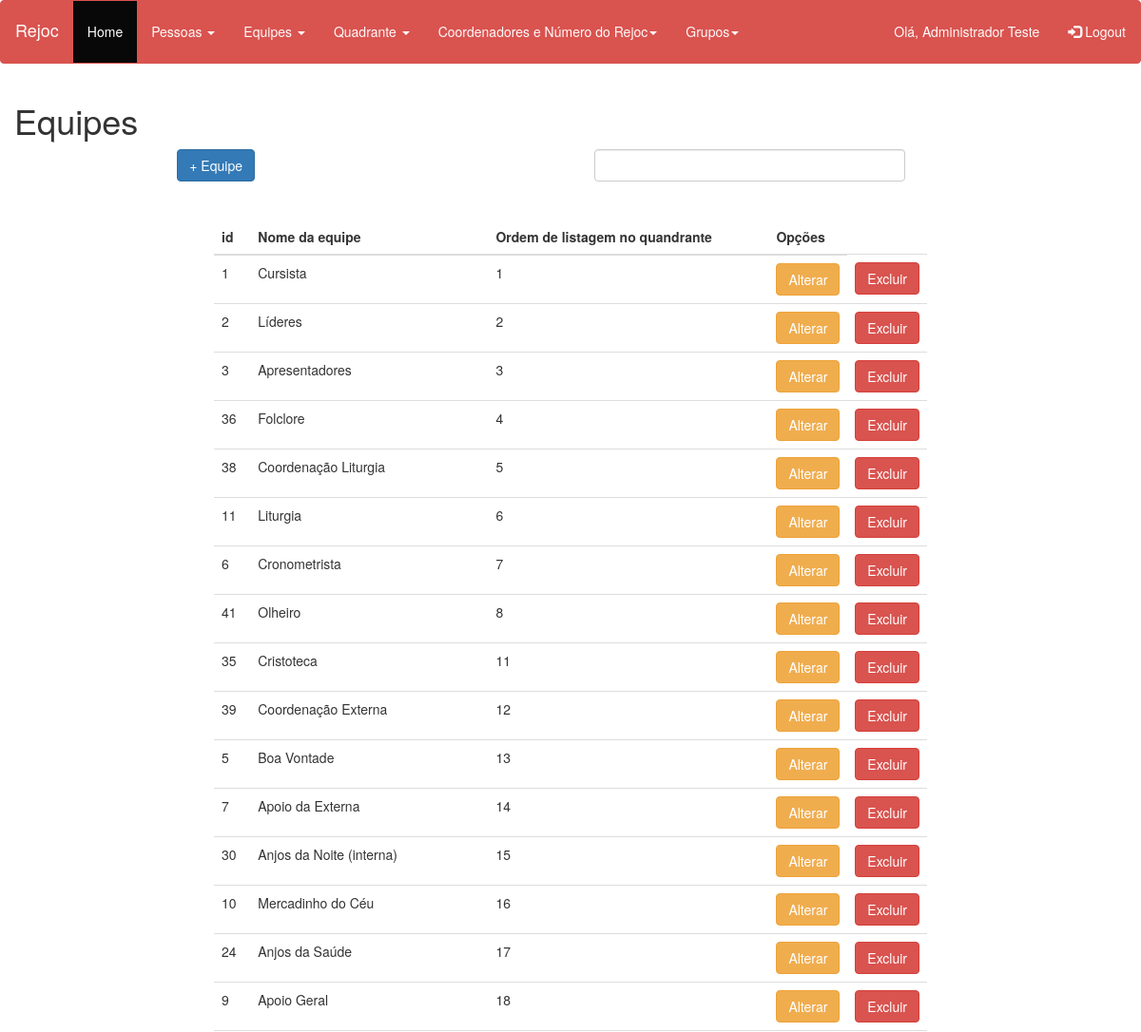
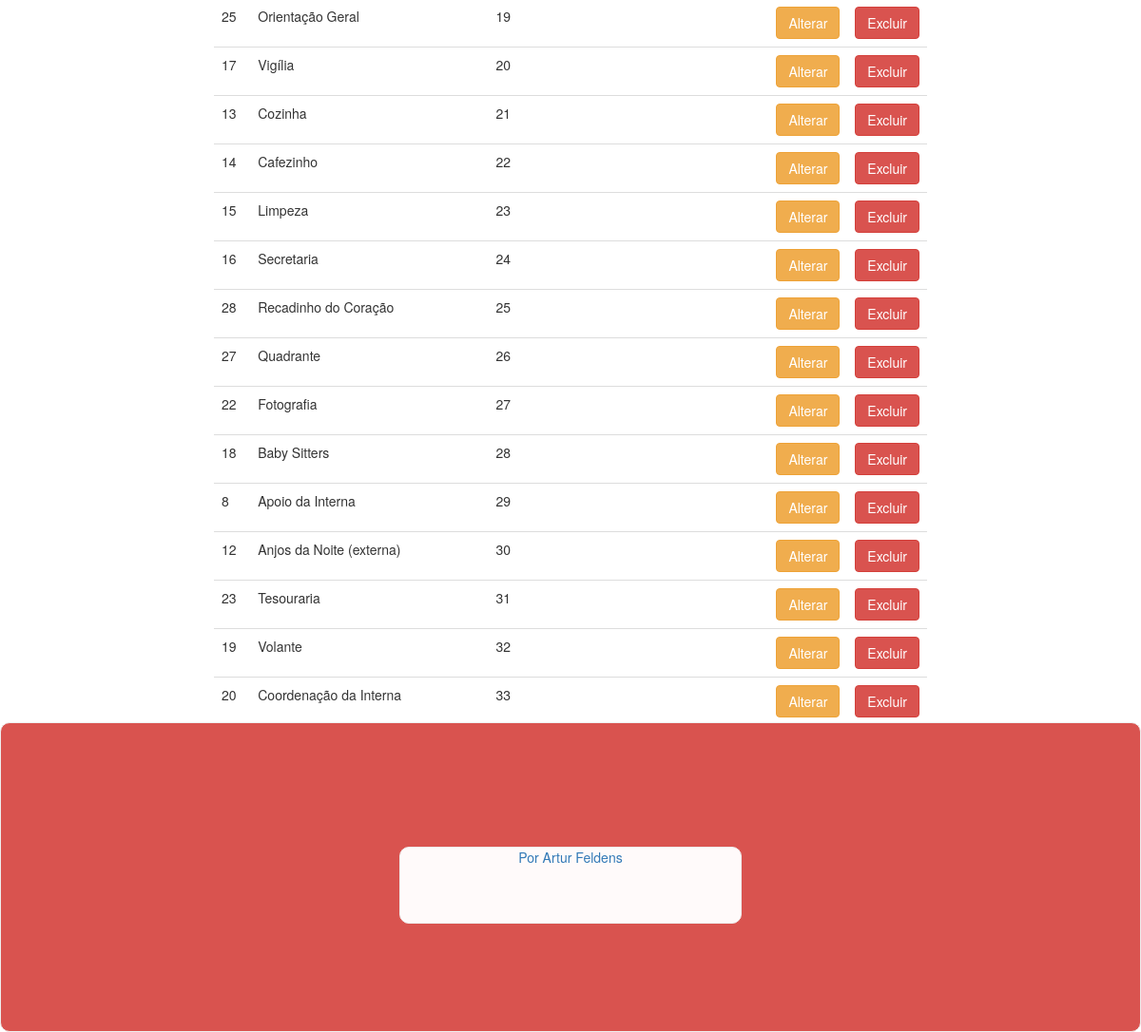
Page /view/equipe/ (signed in) on the committed database (2 pictures, top to bottom).
### tables this page shows
CREATE TABLE IF NOT EXISTS `equipes` (
  `id_equipe` int(11) NOT NULL AUTO_INCREMENT,
  `nome_equipe` varchar(45) NOT NULL,
  `ordem_equipe` int(11) NOT NULL,
  PRIMARY KEY (`id_equipe`)
);

### model/dataBase.php (called while the page is built, shortened)
<?php
class Database {
    private $connection;
    function __construct()
    {
        $database = [
            'server'  => 'localhost',
            'user'    => 'root',
            'password'=> '',
            'db'      => 'rejoc'
        ];
        $server   = $database['server'];
        $user     = $database['user'];
        $password = $database['password'];
        $db       = $database['db'];
        $this->connection = mysqli_connect($server,$user,$password,$db);
    }
    public function getConnection()
    {
        return $this->connection;
    }
}

### model/equipeModel.php (called while the page is built, shortened)
<?php
require_once "dataBase.php";
class equipeModel {
    function listaTodos ()
    {
        $obj = new Database();
        $sqllistaTodos = 'SELECT * FROM equipes ORDER BY ordem_equipe';
        $result = mysqli_query($obj->getConnection(), $sqllistaTodos);
        $equipeArray = array();
        while($equipe = mysqli_fetch_assoc($result)){
            $equipeArray[] = $equipe;
        }
        return $equipeArray;
    }
}

### view/equipe/index.php (the view)
<?php include "../../view/layout/header.php";
require_once "../../model/equipeModel.php";
?>
    <h1>
        Equipes
    </h1>
    <div class="col-lg-9 ">
        <div class="col-lg-4 col-lg-push-2">
              <a href="adicionar.php"><button type="button" class="btn btn-primary">+ Equipe</button></a>
        </div>
        <div class="col-lg-8 col-lg-push-4 col-sm-5">
            <form action="pesquisa.php" method="post">
                <div class="col-lg-8">
                    <input type="text"
                           class="form-control"
                           name="equipe_pesq" />
                </div>
            </form>
        </div>
    </div>
    <div class="col-lg-8 col-lg-push-2" style="padding-bottom:150px">
            <table style="margin-top:40px" class="table">
                <thead>
                <tr>
                    <th>id</th>
                    <th>Nome da equipe</th>
                    <th>Ordem de listagem no quandrante</th>
                    <th>Opções</th>
                </tr>
                </thead>
                <tbody>
                <?php
                $obj = new equipeModel();
                $equipeArray = $obj->listaTodos();
                foreach($equipeArray as $linha){ ?>
                    <tr>
                                        <td> <?php print $linha["id_equipe"]; ?></td>
                                        <td> <?php print $linha["nome_equipe"]; ?></td>
                                        <td> <?php print $linha["ordem_equipe"]; ?></td>
                                         <td align="center" width="70">
                                            <form action="alterar.php?id=<?php echo $linha['id_equipe'];?>" method="POST" >
                                             <button type="submit" class="btn btn-warning">Alterar</button>
                                            </form>
                                        </td>
                                        <td align="center" width="70">
                                             <form action="../../controller/equipeController.php?action=2&id=<?php echo $linha[ 'id_equipe'];?>" method="POST" >
                                                    <button type="submit" class="btn btn-danger">Excluir</button>
                                             </form>
                                        </td>
                     </tr>
               <?php } ?>
                </tbody>
            </table>
     </div>
<?php include "../../view/layout/footer.php"; ?>

### view/layout/header.php (shortened to what this page needs)
<!DOCTYPE html>
<html lang="en">
<head>
  <link rel="stylesheet" href="../../css/bootstrap.css">
</head>
<body>
		<nav class="navbar navbar-inverse fixed">
		  <div class="container-fluid">
		    <div class="navbar-header">
		      <a class="navbar-brand" href="#">Rejoc</a>
		    </div>
		    <ul class="nav navbar-nav">
		        <li class="active"><a href="../../view/layout/">Home</a></li>
		          <li class="dropdown">
		            <a class="dropdown-toggle" data-toggle="dropdown" href="#" >Pessoas <span class="caret"></span></a>
		          </li>
		            <li class="dropdown">
		            <a class="dropdown-toggle" data-toggle="dropdown" href="#" >Equipes <span class="caret"></span></a>
		          </li>
		            <li class="dropdown">
		            <a class="dropdown-toggle" data-toggle="dropdown" href="#" >Quadrante <span class="caret"></span></a>
		          </li>
		           <li class="dropdown">
		            <a class="dropdown-toggle" data-toggle="dropdown" href="#" >Coordenadores e Número do Rejoc<span class="caret"></span></a>
		          </li>
		            <li class="dropdown">
		            <a class="dropdown-toggle" data-toggle="dropdown" href="#" >Grupos<span class="caret"></span></a>
		          </li>
		    </ul>
		    <ul class="nav navbar-nav navbar-right">
		     	<li>
		     		<a href="#">Olá, <?php echo $_SESSION['UsuarioNome']; ?></a>
		     	</li>
		      	<li>
		      		<a href="../../controller/userController.php?action=1"><span class="glyphicon glyphicon-log-in"></span> Logout</a>
		      	</li>
		    </ul>
		  </div>
		</nav>
  <div class="container-fluid">

### view/layout/footer.php
 </div>
 <div class="div-rodape">
        <div class=" col-lg-8 div-footer">
            <footer style="text-align: center;" >
          <a  href="https://github.com/Feldens00"> Por Artur Feldens</a>
            </footer>
        </div>
    </div>
</body>
</html>

### rows in the picture
equipes: id_equipe "1", nome_equipe "Cursista", ordem_equipe "1"
equipes: id_equipe "2", nome_equipe "Líderes", ordem_equipe "2"
equipes: id_equipe "3", nome_equipe "Apresentadores", ordem_equipe "3"
equipes: id_equipe "36", nome_equipe "Folclore", ordem_equipe "4"
equipes: id_equipe "38", nome_equipe "Coordenação Liturgia", ordem_equipe "5"
equipes: id_equipe "11", nome_equipe "Liturgia", ordem_equipe "6"
equipes: id_equipe "6", nome_equipe "Cronometrista", ordem_equipe "7"
equipes: id_equipe "41", nome_equipe "Olheiro", ordem_equipe "8"
equipes: id_equipe "35", nome_equipe "Cristoteca", ordem_equipe "11"
equipes: id_equipe "39", nome_equipe "Coordenação Externa", ordem_equipe "12"
equipes: id_equipe "5", nome_equipe "Boa Vontade", ordem_equipe "13"
equipes: id_equipe "7", nome_equipe "Apoio da Externa", ordem_equipe "14"
equipes: id_equipe "30", nome_equipe "Anjos da Noite (interna)", ordem_equipe "15"
equipes: id_equipe "10", nome_equipe "Mercadinho do Céu", ordem_equipe "16"
equipes: id_equipe "24", nome_equipe "Anjos da Saúde", ordem_equipe "17"
equipes: id_equipe "9", nome_equipe "Apoio Geral", ordem_equipe "18"
equipes: id_equipe "25", nome_equipe "Orientação Geral", ordem_equipe "19"
equipes: id_equipe "17", nome_equipe "Vigília", ordem_equipe "20"
equipes: id_equipe "13", nome_equipe "Cozinha", ordem_equipe "21"
equipes: id_equipe "14", nome_equipe "Cafezinho", ordem_equipe "22"
equipes: id_equipe "15", nome_equipe "Limpeza", ordem_equipe "23"
equipes: id_equipe "16", nome_equipe "Secretaria", ordem_equipe "24"
equipes: id_equipe "28", nome_equipe "Recadinho do Coração", ordem_equipe "25"
equipes: id_equipe "27", nome_equipe "Quadrante", ordem_equipe "26"
equipes: id_equipe "22", nome_equipe "Fotografia", ordem_equipe "27"
equipes: id_equipe "18", nome_equipe "Baby Sitters", ordem_equipe "28"
equipes: id_equipe "8", nome_equipe "Apoio da Interna", ordem_equipe "29"
equipes: id_equipe "12", nome_equipe "Anjos da Noite (externa)", ordem_equipe "30"
equipes: id_equipe "23", nome_equipe "Tesouraria", ordem_equipe "31"
equipes: id_equipe "19", nome_equipe "Volante", ordem_equipe "32"
equipes: id_equipe "20", nome_equipe "Coordenação da Interna", ordem_equipe "33"

### other values in the picture
$_SESSION['UsuarioNome'] "Administrador Teste"
